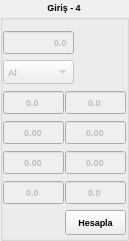
        <widget class="QGroupBox" name="groupBox_8">
         <property name="geometry">
          <rect>
           <x>419</x>
           <y>60</y>
           <width>129</width>
           <height>241</height>
          </rect>
         </property>
         <property name="font">
          <font>
           <pointsize>7</pointsize>
           <weight>75</weight>
           <bold>true</bold>
          </font>
         </property>
         <property name="layoutDirection">
          <enum>Qt::LeftToRight</enum>
         </property>
         <property name="title">
          <string>Giriş - 4</string>
         </property>
         <property name="alignment">
          <set>Qt::AlignCenter</set>
         </property>
         <widget class="QDoubleSpinBox" name="doubleSpinBox_v_p4">
          <property name="enabled">
           <bool>false</bool>
          </property>
          <property name="geometry">
           <rect>
            <x>3</x>
            <y>30</y>
            <width>71</width>
            <height>25</height>
           </rect>
          </property>
          <property name="font">
           <font>
            <pointsize>7</pointsize>
            <weight>75</weight>
            <bold>true</bold>
           </font>
          </property>
          <property name="layoutDirection">
           <enum>Qt::LeftToRight</enum>
          </property>
          <property name="autoFillBackground">
           <bool>false</bool>
          </property>
          <property name="alignment">
           <set>Qt::AlignRight|Qt::AlignTrailing|Qt::AlignVCenter</set>
          </property>
          <property name="buttonSymbols">
           <enum>QAbstractSpinBox::NoButtons</enum>
          </property>
          <property name="decimals">
           <number>1</number>
          </property>
          <property name="maximum">
           <double>9999.000000000000000</double>
          </property>
         </widget>
         <widget class="QComboBox" name="comboBox_tel_p4">
          <property name="enabled">
           <bool>false</bool>
          </property>
          <property name="geometry">
           <rect>
            <x>3</x>
            <y>60</y>
            <width>71</width>
            <height>24</height>
           </rect>
          </property>
          <item>
           <property name="text">
            <string>Al</string>
           </property>
          </item>
          <item>
           <property name="text">
            <string>Cu</string>
           </property>
          </item>
          <item>
           <property name="text">
            <string>Diger</string>
           </property>
          </item>
         </widget>
         <widget class="QDoubleSpinBox" name="doubleSpinBox_h1_p_akim_24">
          <property name="enabled">
           <bool>false</bool>
          </property>
          <property name="geometry">
           <rect>
            <x>65</x>
            <y>180</y>
            <width>61</width>
            <height>25</height>
           </rect>
          </property>
          <property name="font">
           <font>
            <pointsize>7</pointsize>
            <weight>75</weight>
            <bold>true</bold>
            <kerning>true</kerning>
           </font>
          </property>
          <property name="focusPolicy">
           <enum>Qt::WheelFocus</enum>
          </property>
          <property name="frame">
           <bool>true</bool>
          </property>
          <property name="alignment">
           <set>Qt::AlignCenter</set>
          </property>
          <property name="buttonSymbols">
           <enum>QAbstractSpinBox::NoButtons</enum>
          </property>
          <property name="decimals">
           <number>1</number>
          </property>
          <property name="maximum">
           <double>100000.000000000000000</double>
          </property>
         </widget>
         <widget class="QDoubleSpinBox" name="doubleSpinBox_h1_p_sipir_24">
          <property name="enabled">
           <bool>false</bool>
          </property>
          <property name="geometry">
           <rect>
            <x>65</x>
            <y>90</y>
            <width>61</width>
            <height>25</height>
           </rect>
          </property>
          <property name="alignment">
           <set>Qt::AlignCenter</set>
          </property>
          <property name="buttonSymbols">
           <enum>QAbstractSpinBox::NoButtons</enum>
          </property>
          <property name="decimals">
           <number>1</number>
          </property>
          <property name="maximum">
           <double>9000.000000000000000</double>
          </property>
         </widget>
         <widget class="QDoubleSpinBox" name="doubleSpinBox_h1_p_kesit_24">
          <property name="enabled">
           <bool>false</bool>
          </property>
          <property name="geometry">
           <rect>
            <x>65</x>
            <y>120</y>
            <width>61</width>
            <height>25</height>
           </rect>
          </property>
          <property name="font">
           <font>
            <pointsize>7</pointsize>
            <weight>75</weight>
            <bold>true</bold>
            <kerning>true</kerning>
           </font>
          </property>
          <property name="focusPolicy">
           <enum>Qt::WheelFocus</enum>
          </property>
          <property name="frame">
           <bool>true</bool>
          </property>
          <property name="alignment">
           <set>Qt::AlignCenter</set>
          </property>
          <property name="buttonSymbols">
           <enum>QAbstractSpinBox::NoButtons</enum>
          </property>
          <property name="decimals">
           <number>2</number>
          </property>
          <property name="maximum">
           <double>100000.000000000000000</double>
          </property>
         </widget>
         <widget class="QDoubleSpinBox" name="doubleSpinBox_h1_p_cap_24">
          <property name="enabled">
           <bool>false</bool>
          </property>
          <property name="geometry">
           <rect>
            <x>65</x>
            <y>150</y>
            <width>61</width>
            <height>25</height>
           </rect>
          </property>
          <property name="font">
           <font>
            <pointsize>7</pointsize>
            <weight>75</weight>
            <bold>true</bold>
            <kerning>true</kerning>
           </font>
          </property>
          <property name="focusPolicy">
           <enum>Qt::WheelFocus</enum>
          </property>
          <property name="frame">
           <bool>true</bool>
          </property>
          <property name="alignment">
           <set>Qt::AlignCenter</set>
          </property>
          <property name="buttonSymbols">
           <enum>QAbstractSpinBox::NoButtons</enum>
          </property>
          <property name="decimals">
           <number>2</number>
          </property>
          <property name="maximum">
           <double>100000.000000000000000</double>
          </property>
         </widget>
         <widget class="QDoubleSpinBox" name="doubleSpinBox_h1_p_sipir_4">
          <property name="enabled">
           <bool>false</bool>
          </property>
          <property name="geometry">
           <rect>
            <x>3</x>
            <y>90</y>
            <width>61</width>
            <height>25</height>
           </rect>
          </property>
          <property name="alignment">
           <set>Qt::AlignCenter</set>
          </property>
          <property name="buttonSymbols">
           <enum>QAbstractSpinBox::NoButtons</enum>
          </property>
          <property name="decimals">
           <number>1</number>
          </property>
          <property name="maximum">
           <double>9000.000000000000000</double>
          </property>
         </widget>
         <widget class="QDoubleSpinBox" name="doubleSpinBox_h1_p_akim_4">
          <property name="enabled">
           <bool>false</bool>
          </property>
          <property name="geometry">
           <rect>
            <x>3</x>
            <y>180</y>
            <width>61</width>
            <height>25</height>
           </rect>
          </property>
          <property name="font">
           <font>
            <pointsize>7</pointsize>
            <weight>75</weight>
            <bold>true</bold>
            <kerning>true</kerning>
           </font>
          </property>
          <property name="focusPolicy">
           <enum>Qt::WheelFocus</enum>
          </property>
          <property name="frame">
           <bool>true</bool>
          </property>
          <property name="alignment">
           <set>Qt::AlignCenter</set>
          </property>
          <property name="buttonSymbols">
           <enum>QAbstractSpinBox::NoButtons</enum>
          </property>
          <property name="decimals">
           <number>1</number>
          </property>
          <property name="maximum">
           <double>100000.000000000000000</double>
          </property>
         </widget>
         <widget class="QDoubleSpinBox" name="doubleSpinBox_h1_p_cap_4">
          <property name="enabled">
           <bool>false</bool>
          </property>
          <property name="geometry">
           <rect>
            <x>3</x>
            <y>150</y>
            <width>61</width>
            <height>25</height>
           </rect>
          </property>
          <property name="font">
           <font>
            <pointsize>7</pointsize>
            <weight>75</weight>
            <bold>true</bold>
            <kerning>true</kerning>
           </font>
          </property>
          <property name="focusPolicy">
           <enum>Qt::WheelFocus</enum>
          </property>
          <property name="frame">
           <bool>true</bool>
          </property>
          <property name="alignment">
           <set>Qt::AlignCenter</set>
          </property>
          <property name="buttonSymbols">
           <enum>QAbstractSpinBox::NoButtons</enum>
          </property>
          <property name="decimals">
           <number>2</number>
          </property>
          <property name="maximum">
           <double>100000.000000000000000</double>
          </property>
         </widget>
         <widget class="QDoubleSpinBox" name="doubleSpinBox_h1_p_kesit_4">
          <property name="enabled">
           <bool>false</bool>
          </property>
          <property name="geometry">
           <rect>
            <x>3</x>
            <y>120</y>
            <width>61</width>
            <height>25</height>
           </rect>
          </property>
          <property name="font">
           <font>
            <pointsize>7</pointsize>
            <weight>75</weight>
            <bold>true</bold>
            <kerning>true</kerning>
           </font>
          </property>
          <property name="focusPolicy">
           <enum>Qt::WheelFocus</enum>
          </property>
          <property name="frame">
           <bool>true</bool>
          </property>
          <property name="alignment">
           <set>Qt::AlignCenter</set>
          </property>
          <property name="buttonSymbols">
           <enum>QAbstractSpinBox::NoButtons</enum>
          </property>
          <property name="decimals">
           <number>2</number>
          </property>
          <property name="maximum">
           <double>100000.000000000000000</double>
          </property>
         </widget>
         <widget class="QPushButton" name="pushButton_h1_p_buton_4">
          <property name="geometry">
           <rect>
            <x>65</x>
            <y>210</y>
            <width>61</width>
            <height>25</height>
           </rect>
          </property>
          <property name="text">
           <string>Hesapla</string>
          </property>
         </widget>
         <widget class="QLabel" name="label_kesit_ok_4">
          <property name="geometry">
           <rect>
            <x>96</x>
            <y>40</y>
            <width>21</width>
            <height>21</height>
           </rect>
          </property>
          <property name="text">
           <string/>
          </property>
          <property name="pixmap">
           <pixmap resource="icons.qrc">:/staticfiles/icons/checked.png</pixmap>
          </property>
          <property name="scaledContents">
           <bool>true</bool>
          </property>
         </widget>
         <widget class="QLabel" name="label_kesit_error_4">
          <property name="geometry">
           <rect>
            <x>96</x>
            <y>60</y>
            <width>20</width>
            <height>20</height>
           </rect>
          </property>
          <property name="text">
           <string/>
          </property>
          <property name="pixmap">
           <pixmap resource="icons.qrc">:/staticfiles/icons/warning.png</pixmap>
          </property>
          <property name="scaledContents">
           <bool>true</bool>
          </property>
         </widget>
        </widget>
